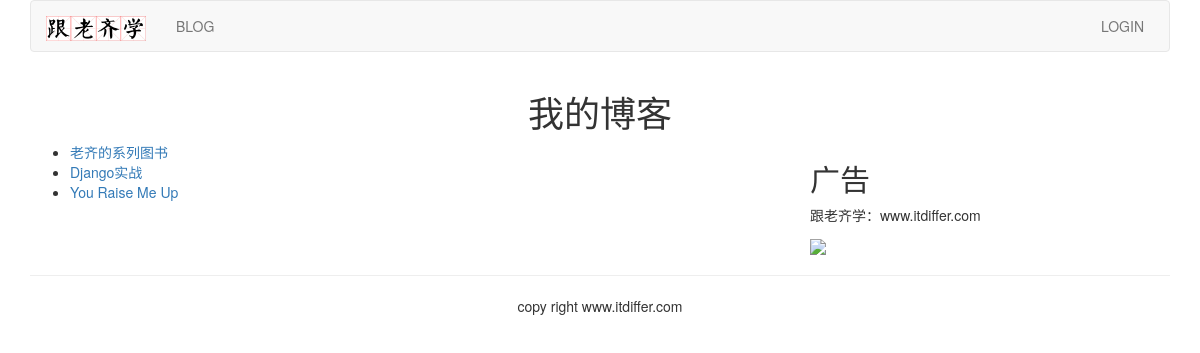
Screenshot of /blog/ with the database file from the repository.
### blog/models.py (models this page shows, shortened)
class BlogArticles(models.Model):
    title = models.CharField(max_length=300)    #①
    author = models.ForeignKey(User, on_delete=models.CASCADE, related_name="blog_posts")    #②
    body = models.TextField()
    publish = models.DateTimeField(default=timezone.now)
    class Meta:    #③
        ordering = ("-publish",)

### blog/views.py (the view)
# urls.py: path('', views.blog_title, name='blog_title'),
def blog_title(request):    #②
    blogs = BlogArticles.objects.all()    #③
    return render(request, "blog/titles.html", {"blogs":blogs})    #④

### templates/blog/titles.html (shortened to what this page needs)
{% extends "base.html" %}
{% block content %}
<div class="row text-center vertical-middle-sm">
    <h1>我的博客</h1>
</div>
<div class="row">
    <div class="col-xs-12 col-md-8">
    <ul>
    {% for blog in blogs %}
        <li><a href="{{ blog.id }}">{{ blog.title }}</a></li>
    {% endfor %}
    </ul>
    </div>
    <div class="col-xs-6 col-md-4">
    <h2>广告</h2>
    <p>跟老齐学：www.itdiffer.com</p>
    <img width="200px" src="https://raw.githubusercontent.com/qiwsir/DjangoPracticeProject/master/python-book2.png">
    </div>
</div>
{% endblock %}

### rows the page displays
BlogArticles: title "老齐的系列图书"
BlogArticles: title "Django实战"
BlogArticles: title "You Raise Me Up"
